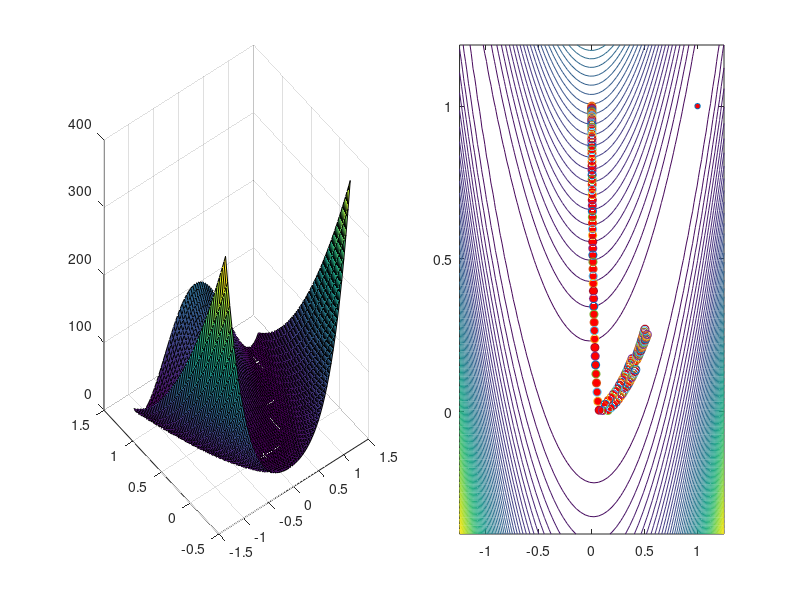

Here is the MATLAB script that generated this plot:
% Vanilla simulation of a line search algorithm based on steepest descent.
% Alfa Heryudono MTH574/474

% Start fresh
clear all; close all;

% Define objective function
f = @(x,y) 100*(y-x.^2).^2 + (1-x).^2;

% Define gradient of objective function
gradf = @(x,y) [ -400*x.*(y-x.^2)-2*(1-x) ; 200*(y-x.^2) ];

% Set the intial starting point
xk = [0;1];

% Set the step-length alpha (fixed for now)
alpha = 0.0025;
delta = 0.5;
gamma = 1e-4;
% Surf and contour plot of the objection function
figure('Position',[30 100 1200 500])
x = linspace(-1.25,1.25,60); y = linspace(-0.4,1.2,60);
[X,Y]=meshgrid(x,y);
Z = f(X,Y);
subplot(1,2,1)
surf(X,Y,Z)
subplot(1,2,2)
contour(X,Y,Z,60); hold on;
plot(1,1,'o','MarkerFaceColor','r','MarkerSize',4)
hold on

% Plot initial point
plot(xk(1),xk(2),'o','MarkerFaceColor','r')

% Print iteration header
fk = f(xk(1),xk(2)); k = 0;
fprintf('iter                   xk                          fk \n')
fprintf('------------------------------------------------------------------\n')
fprintf('%3d        %3.8e    %3.8e       %3.8e   %3.3d\n',k,xk(1),xk(2),fk,alpha)

% Start the iteration
KeepIterate = true;
while KeepIterate == true

    % Choose the direction vector pk using steepest descent
    gradfk = gradf(xk(1),xk(2));
    pk = -gradfk/norm(gradfk); %normalize the vector
    % Step xk to xk + alpha*pk
    xknew = xk+alpha*pk;
    
    % Set the step-length alpha (variable) 
         
    if (f(xknew(1),xknew(2))<=f(xk(1),xk(2))+gamma*alpha*gradf(xk(1),xk(2))'*pk)
        alpha = alpha+.0005;
        if (f(xknew(1),xknew(2))<=f(xk(1),xk(2))+gamma*alpha*gradf(xk(1),xk(2))'*pk)
        else
            alpha = alpha - .005;
        end
    else
        alpha = alpha*delta;
    end
    % Step xk to xk + alpha*pk
    xknew = xk+alpha*pk;
        
    % Test whether the function value is decreasing or not.
    % One of many criteria to stop
    fktest = f(xknew(1),xknew(2));
    if fktest < fk
        % Plot the xknew
        plot(xknew(1),xknew(2),'o','MarkerFaceColor','r')

        % Plot the pk vector (arrow)
        quiver(xk(1),xk(2),alpha*pk(1),alpha*pk(2),1,'k','Linewidth',2);
        drawnow;

        % Update xk and fk and print the iteration
        k = k+1; xk = xknew; fk = fktest;
        if and(or(alpha > 0.05, alpha < 0.00009),k>20)
            alpha = 0.025;
        end
        fprintf('%3d        %3.8e    %3.8e       %3.8e   %3.3d\n',k,xk(1),xk(2),fk,alpha)
 else
        KeepIterate = false;
    end

end
